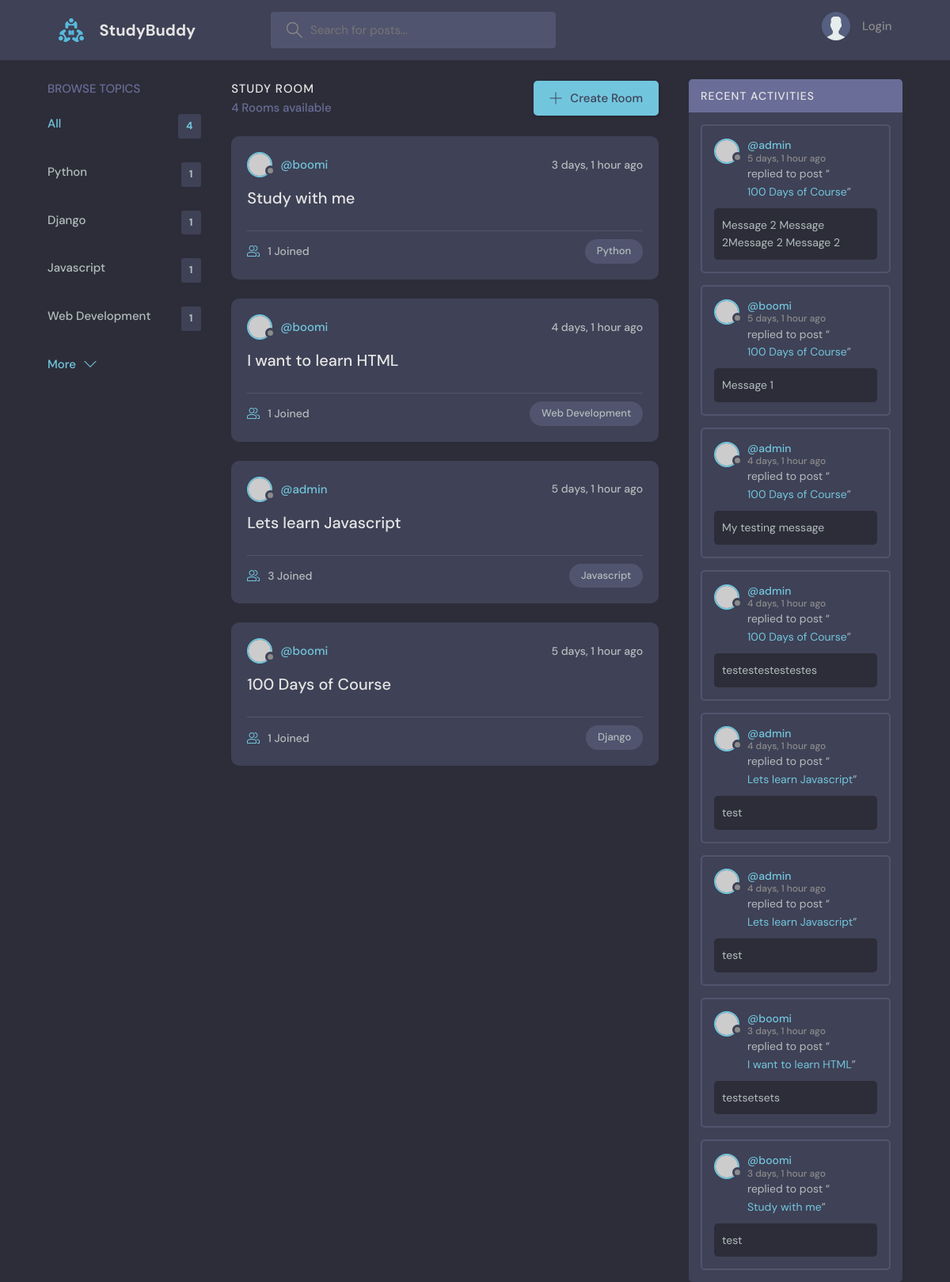
The app's page /, older data.
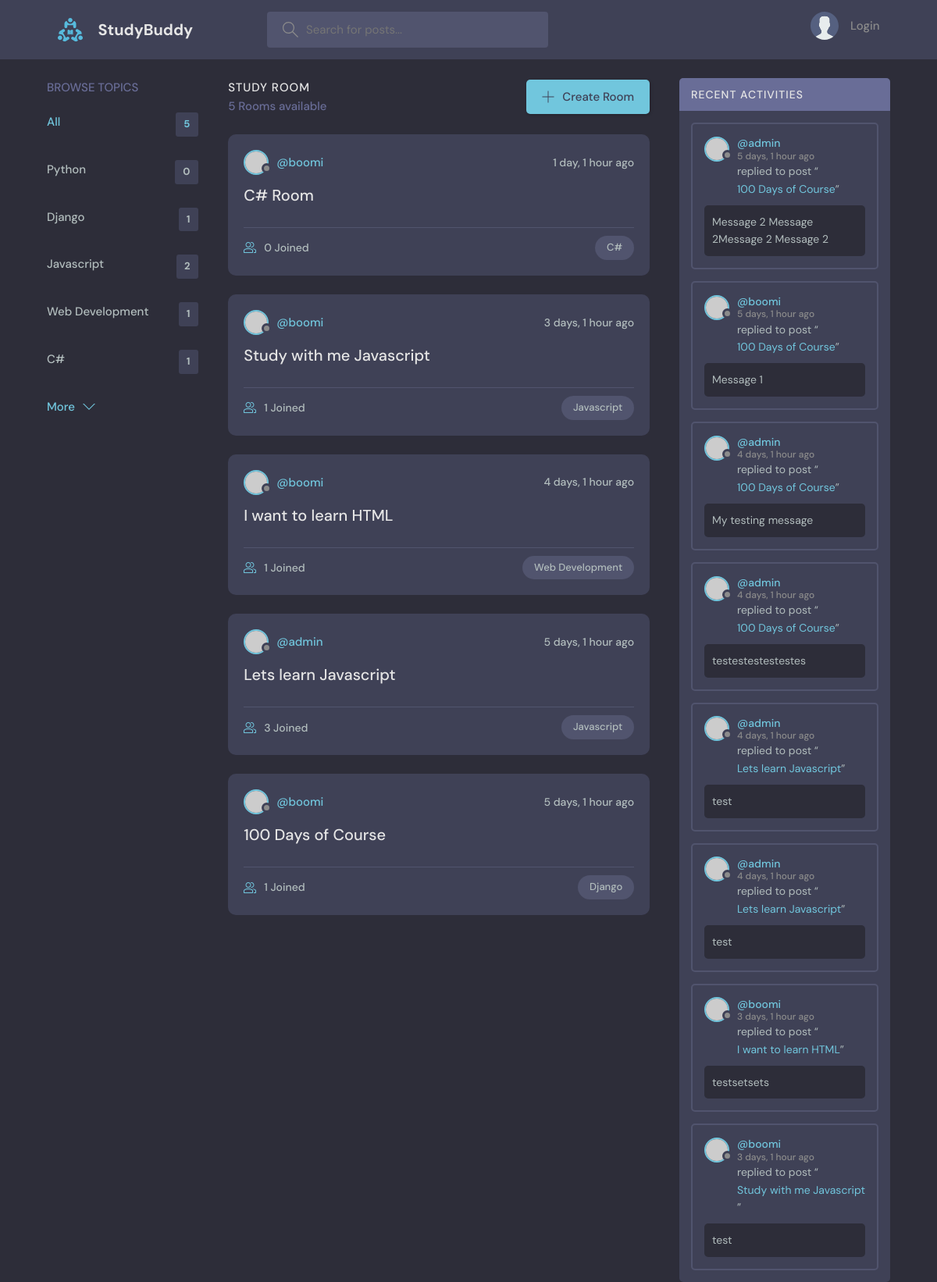
The same page, newer data.
### base/models.py (models this page shows, shortened)
class Topic(models.Model):
    name = models.CharField(max_length=200)

class Room(models.Model):
    host = models.ForeignKey(User, on_delete=models.SET_NULL,null=True)
    topic = models.ForeignKey(Topic, on_delete=models.SET_NULL,null=True)
    name = models.CharField(max_length=200)
    description = models.TextField(null=True, blank=True)
    participants = models.ManyToManyField(User, related_name='participants',blank=True)
    updated = models.DateField(auto_now=True)
    created = models.DateField(auto_now_add=True)
    class Meta:
        ordering = ['-updated','-created']
    def __str__(self):
        return self.name

class Message (models.Model):
    user = models.ForeignKey(User, on_delete=models.CASCADE)
    room = models.ForeignKey(Room, on_delete=models.CASCADE)
    body = models.TextField(null=True)
    updated = models.DateField(auto_now=True)
    created = models.DateField(auto_now_add=True)
    def __str__(self):
        return self.body[0:50]

### base/views.py (the view)
# urls.py: path('',views.home,name="home"),
def home(request):
    q = request.GET.get('q') if request.GET.get('q') != None else ''
    rooms = Room.objects.filter(
        Q(topic__name__icontains=q) |
        Q(name__icontains=q) |
        Q(description__icontains=q)
    )
    topics = Topic.objects.all()[0:5]
    rooms_count = rooms.count()
    room_messages = Message.objects.filter(Q(room__topic__name__icontains=q))
    context = {'rooms': rooms, 'topics': topics,
               'rooms_count': rooms_count, 'room_messages': room_messages}
    return render(request, 'base/home.html', context)

### base/templates/base/home.html (shortened to what this page needs)
    {% extends "main.html" %}
    {% block content %}
    <main class="layout layout--3">
      <div class="container">
        {% include "base/topics_component.html" %}
        <div class="roomList">
          <div class="roomList__header">
            <div>
              <h2>Study Room</h2>
              <p>{{rooms_count}} Rooms available</p>
            </div>
            <a class="btn btn--main" href="{% url 'create-room' %}">
              <svg version="1.1" xmlns="http://www.w3.org/2000/svg" width="32" height="32" viewBox="0 0 32 32">
                <title>add</title>
                <path
                  d="M16.943 0.943h-1.885v14.115h-14.115v1.885h14.115v14.115h1.885v-14.115h14.115v-1.885h-14.115v-14.115z"
                ></path>
              </svg>
              Create Room
            </a>
          </div>
          {% include "base/feed_component.html" %}
        </div>
        <div class="activities">
          <div class="activities__header">
            <h2>Recent Activities</h2>
          </div>
          {% include "base/activity_component.html" %}
        </div>
      </div>
    </main>
    {% endblock content %}

### base/templates/base/topics_component.html
<div class="topics">
    <div class="topics__header">
      <h2>Browse Topics</h2>
    </div>
    <ul class="topics__list">
      <li>
        <a href="{% url "home" %}" class="active">All <span>{{topics.count}}</span></a>
      </li>
      {% for topic in topics %}
      <li><a href="{% url 'home' %}?q={{topic.name}}">{{topic.name}} <span>{{topic.room_set.all.count}}</span></a></li>
      {% endfor %}
    </ul>
    <a class="btn btn--link" href="{% url "topics" %}">
      More
      <svg version="1.1" xmlns="http://www.w3.org/2000/svg" width="32" height="32" viewBox="0 0 32 32">
        <title>chevron-down</title>
        <path d="M16 21l-13-13h-3l16 16 16-16h-3l-13 13z"></path>
      </svg>
    </a>
  </div>

### base/templates/base/feed_component.html (shortened to what this page needs)
{% for room in rooms%}
<div class="roomListRoom">
    <div class="roomListRoom__header">
      <a href="{% url "user-profile" room.host.id %}" class="roomListRoom__author">
        <div class="avatar avatar--small">
          <img src="https://randomuser.me/api/portraits/women/11.jpg" />
        </div>
        <span>@{{room.host.username}}</span>
      </a>
      <div class="roomListRoom__actions">
        <span>{{room.created|timesince}} ago</span>
      </div>
    </div>
    <div class="roomListRoom__content">
      <a href="{% url 'room' room.id %}">{{room.name}}</a>
    </div>
    <div class="roomListRoom__meta">
      <a href="room.html" class="roomListRoom__joined">
        {{room.participants.all.count}} Joined
      </a>
      <p class="roomListRoom__topic">{{room.topic.name}}</p>
    </div>
  </div>
{% endfor %}

### base/templates/base/activity_component.html (shortened to what this page needs)
{% for message in room_messages %}
<div class="activities__box">
    <div class="activities__boxHeader roomListRoom__header">
      <a href="{% url "user-profile" message.user.id %}" class="roomListRoom__author">
        <div class="avatar avatar--small">
          <img src="https://randomuser.me/api/portraits/women/11.jpg" />
        </div>
        <p>
          @{{message.user}}
          <span>{{message.created|timesince}} ago</span>
        </p>
      </a>
    </div>
    <div class="activities__boxContent">
      <p>replied to post “<a href="{% url "room" message.room.id %}">{{message.room}}</a>”</p>
      <div class="activities__boxRoomContent">
        {{message}}
      </div>
    </div>
  </div>
  {% endfor %}

Row changes from the older to the newer data that the page shows:
computed for Topic "Python": room_set.all.count "1" → "0"
computed for Topic "Javascript": room_set.all.count "1" → "2"
added Topic: name "C#", room_set.all.count "1"
added Room: host.username "boomi", created "1 day, 1 hour", name "C# Room", participants.all.count "0", topic.name "C#"
changed Room: name "Study with me" → "Study with me Javascript"; topic.name "Python" → "Javascript"
changed through a linked row, Message: room "Study with me" → "Study with me Javascript"
Text that changed along with them:
{{ topics.count }}: "4" → "5"
{{ rooms_count }}: "4" → "5"
